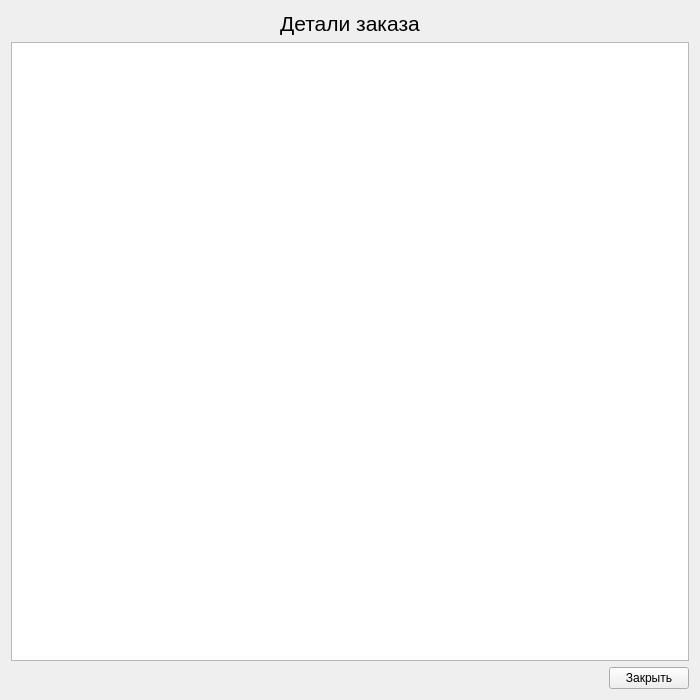
<?xml version="1.0" encoding="UTF-8"?>
<ui version="4.0">
 <class>OrderDetailsForm</class>
 <widget class="QWidget" name="OrderDetailsForm">
  <property name="geometry">
   <rect>
    <x>0</x>
    <y>0</y>
    <width>700</width>
    <height>700</height>
   </rect>
  </property>
  <property name="windowTitle">
   <string>Детали заказа</string>
  </property>
  <layout class="QGridLayout" name="gridLayout">
   <item row="4" column="1">
    <layout class="QHBoxLayout" name="horizontalLayout">
     <property name="topMargin">
      <number>0</number>
     </property>
     <item>
      <spacer name="horizontalSpacer">
       <property name="orientation">
        <enum>Qt::Horizontal</enum>
       </property>
       <property name="sizeHint" stdset="0">
        <size>
         <width>40</width>
         <height>20</height>
        </size>
       </property>
      </spacer>
     </item>
     <item>
      <widget class="QPushButton" name="pushButton_close">
       <property name="text">
        <string>Закрыть</string>
       </property>
      </widget>
     </item>
    </layout>
   </item>
   <item row="0" column="1">
    <widget class="QLabel" name="label">
     <property name="font">
      <font>
       <pointsize>16</pointsize>
       <weight>50</weight>
       <bold>false</bold>
      </font>
     </property>
     <property name="text">
      <string>Детали заказа</string>
     </property>
     <property name="alignment">
      <set>Qt::AlignCenter</set>
     </property>
    </widget>
   </item>
   <item row="3" column="1">
    <widget class="QTableView" name="tableView">
     <property name="font">
      <font>
       <pointsize>14</pointsize>
      </font>
     </property>
     <property name="editTriggers">
      <set>QAbstractItemView::NoEditTriggers</set>
     </property>
     <property name="showDropIndicator" stdset="0">
      <bool>false</bool>
     </property>
     <property name="alternatingRowColors">
      <bool>false</bool>
     </property>
     <property name="selectionMode">
      <enum>QAbstractItemView::NoSelection</enum>
     </property>
     <property name="cornerButtonEnabled">
      <bool>false</bool>
     </property>
     <attribute name="verticalHeaderCascadingSectionResizes">
      <bool>false</bool>
     </attribute>
    </widget>
   </item>
  </layout>
 </widget>
 <resources/>
 <connections/>
</ui>
